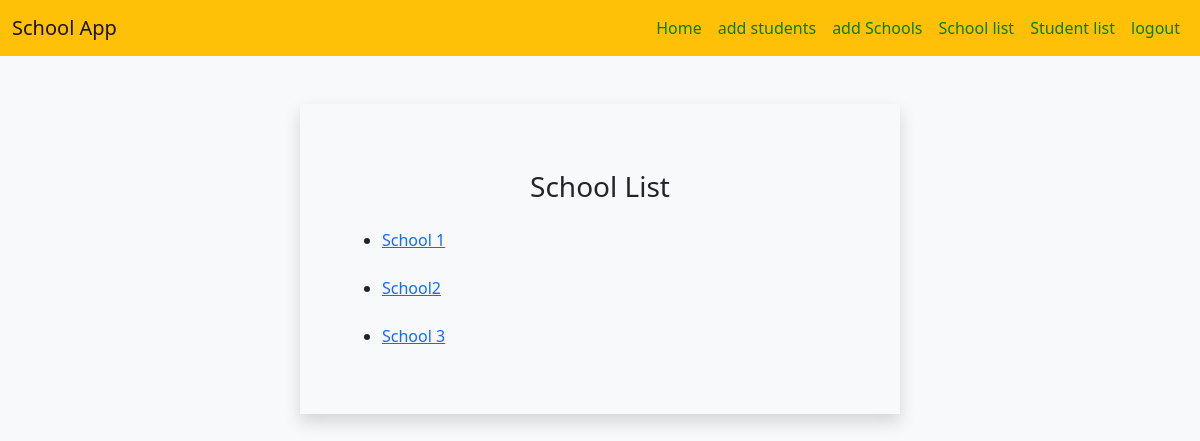
/SchoolList (signed in), run on the app's committed database.
### app1/models.py (models this page shows, shortened)
class School(models.Model):
    name=models.CharField(max_length=30)
    principal=models.CharField(max_length=20)
    location=models.CharField(max_length=10)

### app1/views.py (the view)
# urls.py: path('SchoolList',views.SchoolList.as_view(),name="SchoolList"),
class SchoolList(ListView):
    template_name = "schoollist.html"
    model = School
    context_object_name = "school"

### templates/schoollist.html (shortened to what this page needs)
{% extends 'base.html' %}
{% load crispy_forms_tags %}
{% block content %}
<div class="container border border-2 border-light shadow mt-5 p-5 w-50">
    <h3 class="text-center mt-3">School List</h3>
    <form method="POST">
   {% for i in school %}
        <ul>
            <li class="mt-4"><a href="{% url 'SchoolDetail' i.id %}">{{i.name}}</a></li>
        </ul>
    </form>
    {% endfor %}
</div>
{% endblock %}

### data on the page
School: name "School 1"
School: name "School2"
School: name "School 3"
